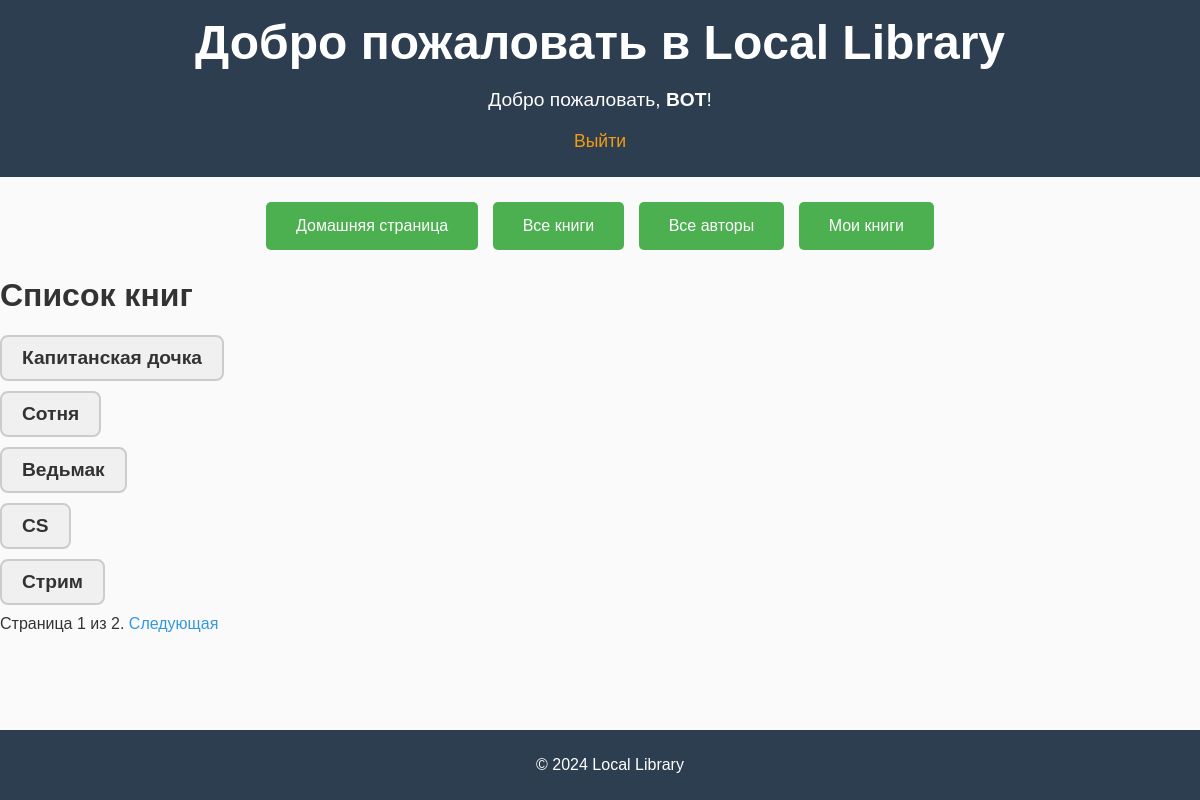
Screenshot of /catalog/books/ (signed in) with the database file from the repository.
### catalog/models.py (models this page shows, shortened)
class Book(models.Model):
    title = models.CharField(max_length=200)
    author = models.ForeignKey('Author', on_delete=models.SET_NULL, null=True)
    description = models.TextField(max_length=1000, help_text="Введите краткое описание книги",
                                   default="Описание отсутствует")
    isbn = models.CharField('ISBN', max_length=13)
    genre = models.ManyToManyField('Genre', help_text="Выберите жанр для этой книги")
    language = models.ForeignKey('Language', on_delete=models.SET_NULL, null=True)

### catalog/views.py (the view)
# urls.py: path('books/', views.BookListView.as_view(), name='book_list'),
class BookListView(LoginRequiredMixin, generic.ListView):
    model = Book
    context_object_name = 'book_list'
    template_name = 'book_list.html'
    paginate_by = 5
    def get_queryset(self):
        return Book.objects.all()

### catalog/templates/book_list.html (shortened to what this page needs)
{% extends "base.html" %}
{% load static %}
{% block content %}
  <link rel="stylesheet" href="{% static 'css/book_list.css' %}">
  <h1>Список книг</h1>
  {% if book_list %}
    <ul>
      {% for book in book_list %}
        <li>
          <a href="{% url 'book_detail' book.pk %}">{{ book.title }}</a>
        </li>
      {% endfor %}
    </ul>
    {% if is_paginated %}
      <div class="pagination">
        <span class="page-links">
          <span class="page-current">
            Страница {{ page_obj.number }} из {{ page_obj.paginator.num_pages }}.
          </span>
          {% if page_obj.has_next %}
            <a href="?page={{ page_obj.next_page_number }}">Следующая</a>
          {% endif %}
        </span>
      </div>
    {% endif %}
  {% else %}
    <p>Нет доступных книг.</p>
  {% endif %}
{% endblock %}

### catalog/templates/base.html (shortened to what this page needs)
<!DOCTYPE html>
{% load static %}
<html lang="ru">
<head>
    <link rel="stylesheet" type="text/css" href="{% static 'css/base.css' %}">
    <link rel="stylesheet" href="{% static 'css/author_form.css' %}">
    <link rel="stylesheet" href="{% static 'css/author_update.css' %}">
</head>
<body>
    <header>
        <h1>Добро пожаловать в Local Library</h1>
        {% if user.is_authenticated %}
        <div class="user-info">
            <p>Добро пожаловать, <strong>{{ user.get_username }}</strong>!</p>
            <form id="logout-form" method="post" action="{% url 'logout' %}">
                <button type="submit" class="btn btn-link">Выйти</button>
            </form>
        </div>
        {% endif %}
    </header>
    <div class="navigation-buttons">
        <a href="{% url 'index' %}" class="btn">Домашняя страница</a>
        <a href="{% url 'book_list' %}" class="btn">Все книги</a>
        <a href="{% url 'authors' %}" class="btn">Все авторы</a>
        {% if user.is_authenticated %}
            <a href="{% url 'my_borrowed' %}" class="btn">Мои книги</a>
        {% endif %}
    </div>
    <div class="main-content">
        {% block content %}
        {% endblock %}
    </div>
    <footer>
        <p>© 2024 Local Library</p>
    </footer>
</body>
</html>

### static/css/base.css (style rules this page uses)
body { font-family: Arial, sans-serif; background-color: #f4f4f4; color: #333; margin: 0; padding: 0; }
header { background-color: #333; color: white; padding: 10px 0; text-align: center; }
header h1 { margin: 0; font-size: 2.5rem; }
.user-info { text-align: center; margin-top: 10px; }
.user-info p { font-size: 1.2rem; margin-bottom: 10px; }
.user-info .btn-link { background-color: transparent; color: #f39c12; font-size: 1.1rem; border: none; text-decoration: underline; cursor: pointer; transition: color 0.3s ease; }
footer { background-color: #2c3e50; color: white; text-align: center; padding: 15px 0; position: relative; bottom: 0; width: 100%; margin-top: auto; }
#logout-form { display: inline; }
.btn-link { background-color: transparent; font-size: 16px; text-decoration: none !important; border: none; cursor: pointer; padding: 10px 20px; display: inline-block; transition: color 0.3s ease; }

### static/css/author_form.css (style rules this page uses)
body { font-family: Arial, sans-serif; background-color: #f9f9f9; }
header { background-color: #2c3e50; color: white; padding: 15px 0; text-align: center; }
header h1 { margin: 0; font-size: 3rem; }
.navigation-buttons { margin: 20px 0; text-align: center; }
.navigation-buttons .btn { display: inline-block; background-color: #4CAF50; color: white; padding: 15px 30px; text-align: center; text-decoration: none; font-size: 16px; border-radius: 5px; margin: 5px; transition: background-color 0.3s; }
ul { list-style: none; padding-left: 0; }
ul li { margin: 10px 0; }
footer { background-color: #2c3e50; color: white; padding: 10px; text-align: center; position: fixed; bottom: 0; width: 100%; }

### static/css/author_update.css (style rules this page uses)
body { font-family: 'Segoe UI', Tahoma, Geneva, Verdana, sans-serif; background-color: #f2f2f2; }
header { background-color: #2c3e50; color: white; padding: 15px 0; text-align: center; }
header h1 { margin: 0; font-size: 3rem; }
.navigation-buttons { margin: 20px 0; text-align: center; }
.navigation-buttons .btn { display: inline-block; background-color: #4CAF50; color: white; padding: 15px 30px; text-align: center; text-decoration: none; font-size: 16px; border-radius: 5px; margin: 5px; transition: background-color 0.3s; }
ul { list-style: none; padding-left: 0; }
ul li { margin: 10px 0; }
footer { background-color: #2c3e50; color: white; padding: 10px; text-align: center; position: fixed; bottom: 0; width: 100%; }

### static/css/book_list.css (style rules this page uses)
body { font-family: 'Arial', sans-serif; background-color: #fafafa; color: #333; margin: 0; padding: 0; }
header { background-color: #2c3e50; color: white; padding: 15px 0; text-align: center; }
header h1 { margin: 0; font-size: 3rem; }
.navigation-buttons { margin: 20px 0; text-align: center; }
.navigation-buttons .btn { display: inline-block; background-color: #4CAF50; color: white; padding: 15px 30px; text-align: center; text-decoration: none; font-size: 16px; border-radius: 5px; margin: 5px; transition: background-color 0.3s; }
ul { list-style: none; padding: 0; margin: 0; }
ul li { margin: 10px 0; }
ul li a { display: inline-block; padding: 10px 20px; font-size: 1.2rem; font-weight: bold; color: #333; background-color: #f0f0f0; border: 2px solid #ccc; border-radius: 8px; text-decoration: none; transition: all 0.3s ease-in-out; }
footer { background-color: #2c3e50; color: white; padding: 10px; text-align: center; position: fixed; bottom: 0; width: 100%; }
a { color: #3498db; text-decoration: none; }

### rows the page displays
Book: title "Капитанская дочка"
Book: title "Сотня"
Book: title "Ведьмак"
Book: title "CS"
Book: title "Стрим"

### other values shown
{{ user.get_username }} "BOT"
{{ page_obj.number }} "1"
{{ page_obj.paginator.num_pages }} "2"
